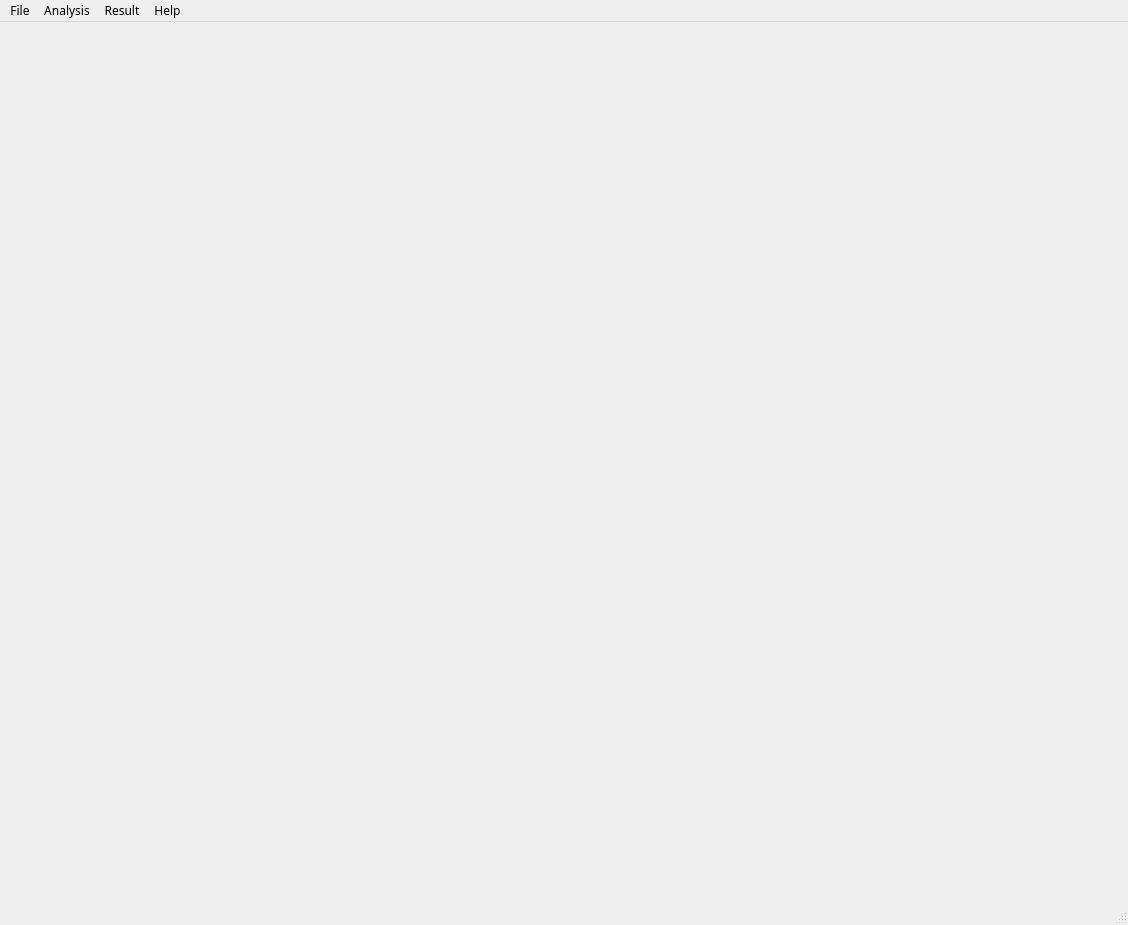
<?xml version="1.0" encoding="UTF-8"?>
<ui version="4.0">
 <class>MainWindow</class>
 <widget class="QMainWindow" name="MainWindow">
  <property name="geometry">
   <rect>
    <x>0</x>
    <y>0</y>
    <width>1128</width>
    <height>925</height>
   </rect>
  </property>
  <property name="font">
   <font>
    <family>D2Coding</family>
   </font>
  </property>
  <property name="windowTitle">
   <string>MainWindow</string>
  </property>
  <widget class="QWidget" name="centralwidget"/>
  <widget class="QMenuBar" name="menubar">
   <property name="geometry">
    <rect>
     <x>0</x>
     <y>0</y>
     <width>1128</width>
     <height>20</height>
    </rect>
   </property>
   <widget class="QMenu" name="menuFile">
    <property name="font">
     <font>
      <family>D2Coding</family>
     </font>
    </property>
    <property name="title">
     <string>File</string>
    </property>
    <addaction name="actionLoad"/>
    <addaction name="separator"/>
    <addaction name="actionSave"/>
    <addaction name="separator"/>
    <addaction name="actionExit"/>
   </widget>
   <widget class="QMenu" name="menuAnalysis">
    <property name="font">
     <font>
      <family>D2Coding</family>
     </font>
    </property>
    <property name="title">
     <string>Analysis</string>
    </property>
    <addaction name="actionLinear_Analysis"/>
    <addaction name="actionMultiple_Linear_Analysis"/>
    <addaction name="separator"/>
    <addaction name="actionSoftmax_Analysis"/>
   </widget>
   <widget class="QMenu" name="menuResult">
    <property name="title">
     <string>Result</string>
    </property>
   </widget>
   <widget class="QMenu" name="menuHelp">
    <property name="title">
     <string>Help</string>
    </property>
   </widget>
   <addaction name="menuFile"/>
   <addaction name="menuAnalysis"/>
   <addaction name="menuResult"/>
   <addaction name="menuHelp"/>
  </widget>
  <widget class="QStatusBar" name="statusbar"/>
  <action name="actionLoad">
   <property name="text">
    <string>Load</string>
   </property>
   <property name="shortcut">
    <string>Ctrl+L</string>
   </property>
  </action>
  <action name="actionSave">
   <property name="text">
    <string>Save</string>
   </property>
   <property name="shortcut">
    <string>Ctrl+S</string>
   </property>
  </action>
  <action name="actionExit">
   <property name="text">
    <string>Exit</string>
   </property>
   <property name="shortcut">
    <string>Ctrl+X</string>
   </property>
  </action>
  <action name="actionLinear_Analysis">
   <property name="text">
    <string>Linear Analysis</string>
   </property>
  </action>
  <action name="actionMultiple_Linear_Analysis">
   <property name="text">
    <string>Multiple Linear Analysis</string>
   </property>
  </action>
  <action name="actionSoftmax_Analysis">
   <property name="text">
    <string>Softmax Analysis</string>
   </property>
  </action>
 </widget>
 <resources/>
 <connections/>
</ui>
